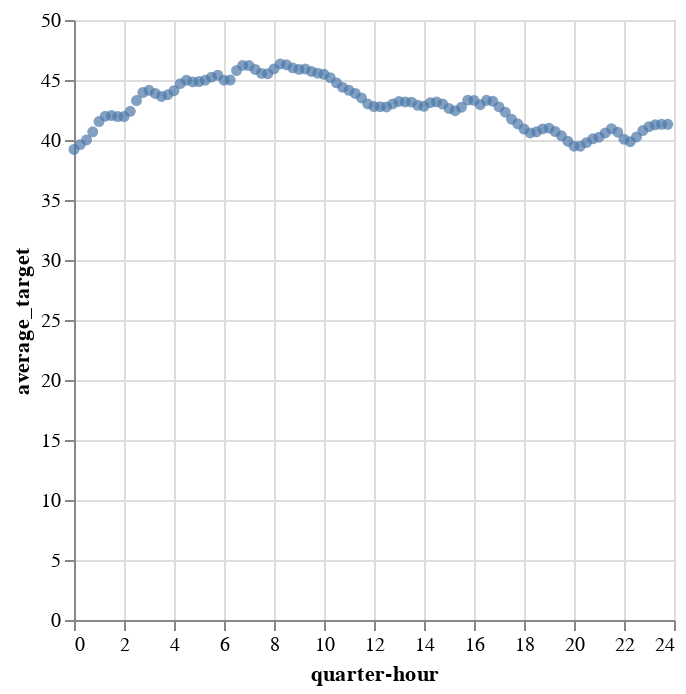

Notebook code for this chart:
### Code cell
plot_df = pd.DataFrame()
plot_df["quarter-hour"] = h_list
plot_df["mae"] = mae_list
plot_df["average_target"] = average_target

alt.Chart(plot_df).mark_circle().encode(
    x="quarter-hour",
    y="average_target"
)

### Figure 1 — Vega-Lite specification as saved in the notebook (floating-point values rounded to 4 significant figures)
{"config": {"view": {"continuousWidth": 300, "continuousHeight": 300}}, "data": {"name": "data-82d6b549eef3f76b81e7a8b53b495205"}, "mark": {"type": "circle"}, "encoding": {"x": {"field": "quarter-hour", "type": "quantitative"}, "y": {"field": "average_target", "type": "quantitative"}}, "$schema": "https://vega.github.io/schema/vega-lite/v5.20.1.json", "datasets": {"data-82d6b549eef3f76b81e7a8b53b495205": [{"quarter-hour": 0.0, "mae": 4.42, "average_target": 39.21}, {"quarter-hour": 0.25, "mae": 3.938, "average_target": 39.62}, {"quarter-hour": 0.5, "mae": 3.669, "average_target": 40.01}, {"quarter-hour": 0.75, "mae": 3.565, "average_target": 40.69}, {"quarter-hour": 1.0, "mae": 3.69, "average_target": 41.54}, {"quarter-hour": 1.25, "mae": 3.853, "average_target": 41.98}, {"quarter-hour": 1.5, "mae": 3.874, "average_target": 42.04}, {"quarter-hour": 1.75, "mae": 3.735, "average_target": 41.96}, {"quarter-hour": 2.0, "mae": 3.537, "average_target": 41.95}, {"quarter-hour": 2.25, "mae": 3.495, "average_target": 42.39}, {"quarter-hour": 2.5, "mae": 3.66, "average_target": 43.29}, {"quarter-hour": 2.75, "mae": 3.661, "average_target": 43.96}, {"quarter-hour": 3.0, "mae": 3.492, "average_target": 44.14}, {"quarter-hour": 3.25, "mae": 3.429, "average_target": 43.88}, {"quarter-hour": 3.5, "mae": 3.403, "average_target": 43.63}, {"quarter-hour": 3.75, "mae": 3.408, "average_target": 43.77}, {"quarter-hour": 4.0, "mae": 3.475, "average_target": 44.11}, {"quarter-hour": 4.25, "mae": 3.458, "average_target": 44.7}, {"quarter-hour": 4.5, "mae": 3.341, "average_target": 44.98}, {"quarter-hour": 4.75, "mae": 3.28, "average_target": 44.84}, {"quarter-hour": 5.0, "mae": 3.402, "average_target": 44.87}, {"quarter-hour": 5.25, "mae": 3.589, "average_target": 44.99}, {"quarter-hour": 5.5, "mae": 3.565, "average_target": 45.24}, {"quarter-hour": 5.75, "mae": 3.542, "average_target": 45.4}, {"quarter-hour": 6.0, "mae": 3.558, "average_target": 44.98}, {"quarter-hour": 6.25, "mae": 3.569, "average_target": 45.0}, {"quarter-hour": 6.5, "mae": 3.659, "average_target": 45.79}, {"quarter-hour": 6.75, "mae": 3.828, "average_target": 46.22}, {"quarter-hour": 7.0, "mae": 3.989, "average_target": 46.21}, {"quarter-hour": 7.25, "mae": 3.944, "average_target": 45.88}, {"quarter-hour": 7.5, "mae": 3.847, "average_target": 45.55}, {"quarter-hour": 7.75, "mae": 3.824, "average_target": 45.53}, {"quarter-hour": 8.0, "mae": 3.822, "average_target": 45.93}, {"quarter-hour": 8.25, "mae": 3.846, "average_target": 46.34}, {"quarter-hour": 8.5, "mae": 3.857, "average_target": 46.27}, {"quarter-hour": 8.75, "mae": 3.916, "average_target": 46.01}, {"quarter-hour": 9.0, "mae": 4.111, "average_target": 45.89}, {"quarter-hour": 9.25, "mae": 4.304, "average_target": 45.92}, {"quarter-hour": 9.5, "mae": 4.293, "average_target": 45.71}, {"quarter-hour": 9.75, "mae": 4.26, "average_target": 45.56}, {"quarter-hour": 10.0, "mae": 4.294, "average_target": 45.48}, {"quarter-hour": 10.25, "mae": 4.209, "average_target": 45.19}, {"quarter-hour": 10.5, "mae": 4.085, "average_target": 44.76}, {"quarter-hour": 10.75, "mae": 4.023, "average_target": 44.39}, {"quarter-hour": 11.0, "mae": 4.028, "average_target": 44.14}, {"quarter-hour": 11.25, "mae": 3.967, "average_target": 43.88}, {"quarter-hour": 11.5, "mae": 3.868, "average_target": 43.5}, {"quarter-hour": 11.75, "mae": 3.827, "average_target": 43.0}, {"quarter-hour": 12.0, "mae": 3.893, "average_target": 42.78}, {"quarter-hour": 12.25, "mae": 3.963, "average_target": 42.78}, {"quarter-hour": 12.5, "mae": 4.022, "average_target": 42.76}, {"quarter-hour": 12.75, "mae": 4.152, "average_target": 43.01}, {"quarter-hour": 13.0, "mae": 4.235, "average_target": 43.21}, {"quarter-hour": 13.25, "mae": 4.226, "average_target": 43.17}, {"quarter-hour": 13.5, "mae": 4.154, "average_target": 43.15}, {"quarter-hour": 13.75, "mae": 3.976, "average_target": 42.89}, {"quarter-hour": 14.0, "mae": 3.785, "average_target": 42.81}, {"quarter-hour": 14.25, "mae": 3.749, "average_target": 43.11}, {"quarter-hour": 14.5, "mae": 3.803, "average_target": 43.18}, {"quarter-hour": 14.75, "mae": 3.859, "average_target": 43.0}, {"quarter-hour": 15.0, "mae": 3.859, "average_target": 42.63}, {"quarter-hour": 15.25, "mae": 3.811, "average_target": 42.44}, {"quarter-hour": 15.5, "mae": 3.878, "average_target": 42.73}, {"quarter-hour": 15.75, "mae": 4.12, "average_target": 43.32}, {"quarter-hour": 16.0, "mae": 4.12, "average_target": 43.3}, {"quarter-hour": 16.25, "mae": 3.852, "average_target": 42.94}, {"quarter-hour": 16.5, "mae": 3.746, "average_target": 43.3}, {"quarter-hour": 16.75, "mae": 3.76, "average_target": 43.23}, {"quarter-hour": 17.0, "mae": 3.84, "average_target": 42.76}, {"quarter-hour": 17.25, "mae": 3.846, "average_target": 42.32}, {"quarter-hour": 17.5, "mae": 3.763, "average_target": 41.73}, {"quarter-hour": 17.75, "mae": 3.806, "average_target": 41.35}, {"quarter-hour": 18.0, "mae": 3.845, "average_target": 40.91}, {"quarter-hour": 18.25, "mae": 3.735, "average_target": 40.58}, {"quarter-hour": 18.5, "mae": 3.569, "average_target": 40.68}, {"quarter-hour": 18.75, "mae": 3.502, "average_target": 40.93}, {"quarter-hour": 19.0, "mae": 3.546, "average_target": 40.98}, {"quarter-hour": 19.25, "mae": 3.611, "average_target": 40.71}, {"quarter-hour": 19.5, "mae": 3.638, "average_target": 40.35}, {"quarter-hour": 19.75, "mae": 3.602, "average_target": 39.9}, {"quarter-hour": 20.0, "mae": 3.423, "average_target": 39.49}, {"quarter-hour": 20.25, "mae": 3.317, "average_target": 39.48}, {"quarter-hour": 20.5, "mae": 3.513, "average_target": 39.78}, {"quarter-hour": 20.75, "mae": 3.712, "average_target": 40.1}, {"quarter-hour": 21.0, "mae": 3.666, "average_target": 40.23}, {"quarter-hour": 21.25, "mae": 3.646, "average_target": 40.58}, {"quarter-hour": 21.5, "mae": 3.792, "average_target": 40.94}, {"quarter-hour": 21.75, "mae": 3.778, "average_target": 40.65}, {"quarter-hour": 22.0, "mae": 3.561, "average_target": 40.06}, {"quarter-hour": 22.25, "mae": 3.351, "average_target": 39.86}, {"quarter-hour": 22.5, "mae": 3.297, "average_target": 40.26}, {"quarter-hour": 22.75, "mae": 3.402, "average_target": 40.79}, {"quarter-hour": 23.0, "mae": 3.569, "average_target": 41.11}, {"quarter-hour": 23.25, "mae": 3.812, "average_target": 41.26}, {"quarter-hour": 23.5, "mae": 4.228, "average_target": 41.31}, {"quarter-hour": 23.75, "mae": 4.5, "average_target": 41.31}]}}
